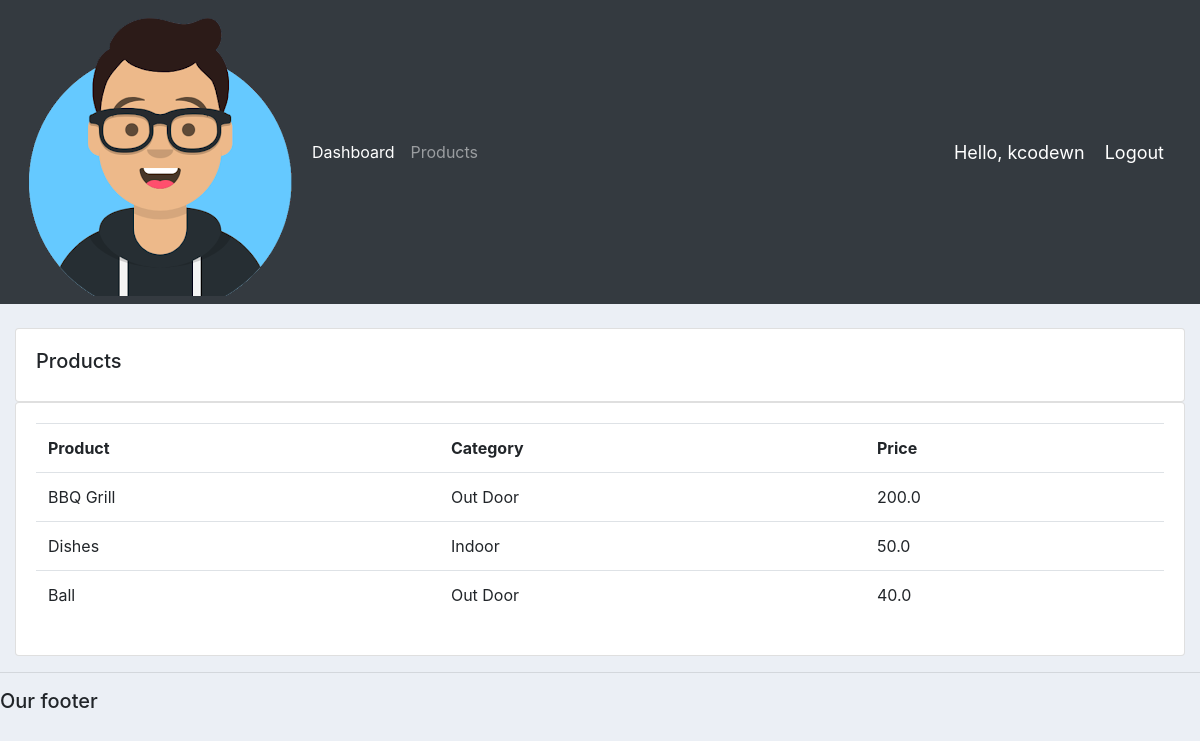
Screenshot of /products/ (signed in) with the database file from the repository.
### accounts/models.py (models this page shows, shortened)
class Product(models.Model):
	CATEGORY = (
			('Indoor', 'Indoor'),
			('Out Door', 'Out Door'),
			)
	name = models.CharField(max_length=200, null=True)
	price = models.FloatField(null=True)
	category = models.CharField(max_length=200, null=True, choices=CATEGORY)
	description = models.CharField(max_length=200, null=True, blank=True)
	date_created = models.DateTimeField(auto_now_add=True, null=True)
	tags = models.ManyToManyField(Tag)

### accounts/views.py (the view)
# urls.py: path('products/', views.products, name='products'),
@login_required(login_url='login')
def products(request):
	products = Product.objects.all()
	return render(request, 'accounts/products.html', {'products':products})

### accounts/templates/accounts/products.html
{%  extends 'accounts/main.html' %}
{% block content %}
		<br>
		<div class="row">
			<div class="col-md">
				<div class="card card-body">
					<h5>Products</h5>
				</div>
				<div class="card card-body">
					<table class="table">
						<tr>
							<th>Product</th>
							<th>Category</th>
							<th>Price</th>
						</tr>
						{% for i in products %}
							<tr>
								<td>{{i.name}}</td>
								<td>{{i.category}}</td>
								<td>{{i.price}}</td>
							</tr>
						{% endfor %}
					</table>
				</div>
			</div>
		</div>
{% endblock content %}

### accounts/templates/accounts/navbar.html (shortened to what this page needs)
{% load static %}
<nav class="navbar navbar-expand-lg navbar-dark bg-dark">
 <img src="{% static 'images/logo.png' %}">
  <div class="collapse navbar-collapse" id="navbarNav">
    <ul class="navbar-nav">
      <li class="nav-item active">
        <a class="nav-link" href="{% url 'home' %}">Dashboard</a>
      </li>
      <li class="nav-item">
        <a class="nav-link" href="{% url 'products' %}">Products</a>
      </li>
    </ul>
  </div>
  <span class="hello-msg">Hello, {{request.user}}</span>
  <span ><a  class="hello-msg" href="{% url 'logout' %}">Logout</a></span>
</nav>

### static/css/main.css (style rules this page uses)
body { background-color: #ebeff5; }

### accounts/templates/accounts/navbar.html (style rules this page uses)
.hello-msg { font-size: 18px; color: #fff; margin-right: 20px; }

### rows the page displays
Product: name "BBQ Grill", category "Out Door", price "200.0"
Product: name "Dishes", category "Indoor", price "50.0"
Product: name "Ball", category "Out Door", price "40.0"

### other values shown
{{ request.user }} "kcodewn"
